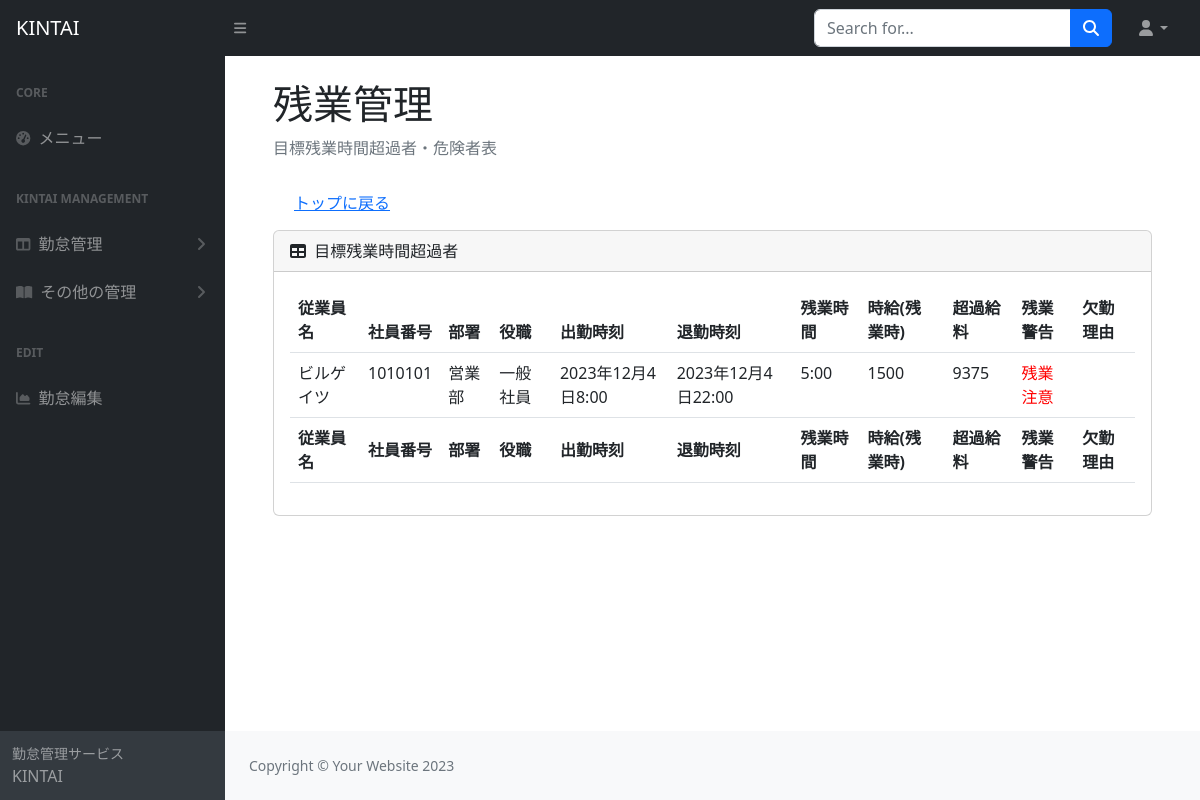
The page /top/kintai/overtime/ on the database its author committed.
### kintai/models.py (models this page shows, shortened)
class KintaiModel(models.Model):
  employee = models.ForeignKey(
    Employee,
    on_delete = models.PROTECT,
    verbose_name ='従業員',
    default = None,
  )
  checkin = models.DateTimeField(
    verbose_name = '出勤時刻'
  )
  checkout = models.DateTimeField(
    verbose_name ='退勤時刻'
  )
  overtime = models.TimeField(
    verbose_name ='残業時間',
    default = '0:00:00'
  )
  hourlypaycheck = models.IntegerField(
      verbose_name="時給(残業時)",
  )
  overpaycheck = models.IntegerField(
    verbose_name = '超過給料'
  )
  """
  overtimealert = models.CharField(
    verbose_name = '残業警告',
    max_length=50,
    default='問題なし',
    blank = True,
  )
  """
  @property
  def overtimealert(self):
    overtime = (self.checkout - self.checkin - datetime.timedelta(hours=9)).seconds
    overtimetarget = (Overtimetarget.objects.last().name.hour * 60 + Overtimetarget.objects.last().name.minute) * 60
    if overtime >= overtimetarget:
      return '残業注意'
    else:
      return ''
  reasonforabsense = models.CharField(
    max_length=50,
    verbose_name = '欠勤理由',
    blank = True,
  )

class Employee(models.Model):
  name = models.CharField(
  max_length=50,
  verbose_name ='従業員名'
  )
  number = models.IntegerField(
  verbose_name ='従業員番号'
  )
  department = models.ForeignKey(
    Department,
    on_delete = models.PROTECT,
    verbose_name="部署名",
    default = None,
    )
  position = models.ForeignKey(
    Position,
    on_delete = models.PROTECT,
    verbose_name="役職名",
    default = None,
    )

class Department(models.Model):
  name = models.CharField(
      verbose_name="部署名",
      max_length=50,
      )
  def __str__(self):
    return self.name

class Position(models.Model):
  name = models.CharField(
    verbose_name="役職名",
    max_length=50,
  )
  def __str__(self):
    return self.name

class Overtimetarget(models.Model):
  name = models.TimeField(
   verbose_name='目標残業時間',
   default = '0:00:00',
  )

### kintai/views.py (the view)
# urls.py: path('kintai/overtime/', views.overtimefunc, name='overtime'),
def overtimefunc(request):
  overtimetarget = Overtimetarget.objects.last()
  filtered_data = KintaiModel.objects.filter(overtime__gt = overtimetarget.name)
  """
  for item in filtered_data:
    if item.overtime > overtimetarget.name:
      item.overtimealert = '残業注意'
    else:
      item.overtimealert = '問題なし'
  """
  return render(request, 'kintaiapp/overtime.html', {'filtered_data':filtered_data})

### kintai/templates/kintaiapp/overtime.html
{% extends 'base.html' %}
{% block content %}
<main>
  <div class="container-fluid px-4">
    <h1 class="mt-4">残業管理</h1>
    <ol class="breadcrumb mb-4">
      <li class="breadcrumb-item active">目標残業時間超過者・危険者表</li>
    </ol>
    <div class="m-2">
      <a href="{% url 'kintaitop' %}" class="btn btn-link" tabindex="-1" role="button" aria-disabled="true">トップに戻る</a>
    </div>
    <div class="card mb-4">
      <div class="card-header">
        <i class="fas fa-table me-1"></i>
        目標残業時間超過者
      </div>
      <div class="card-body">
        <table class="table" id="datatablesSimple">
          <thead>
            <tr>
              <th>従業員名</th>
              <th>社員番号</th>
              <th>部署</th>
              <th>役職</th>
              <th>出勤時刻</th>
              <th>退勤時刻</th>
              <th>残業時間</th>
              <th>時給(残業時)</th>
              <th>超過給料</th>
              <th>残業警告</th>
              <th>欠勤理由</th>
            </tr>
          </thead>
          <tfoot>
            <tr>
              <th>従業員名</th>
              <th>社員番号</th>
              <th>部署</th>
              <th>役職</th>
              <th>出勤時刻</th>
              <th>退勤時刻</th>
              <th>残業時間</th>
              <th>時給(残業時)</th>
              <th>超過給料</th>
              <th>残業警告</th>
              <th>欠勤理由</th>
            </tr>
          </tfoot>
          <tbody>
            {% for item in filtered_data %}
            <tr>
              <td>{{ item.employee.name }}</td>
              <td>{{ item.employee.number }}</td>
              <td>{{ item.employee.department }}</td>
              <td>{{ item.employee.position }}</td>
              <td>{{ item.checkin }}</td>
              <td>{{ item.checkout }}</td>
              <td>{{ item.overtime }}</td>
              <td>{{ item.hourlypaycheck }}</td>
              <td>{{ item.overpaycheck }}</td>
              <td style="color: red">{{ item.overtimealert }}</td>
              <td>{{ item.reasonforabsense }}</td>
            </tr>
            {% endfor %}
          </tbody>
        </table>
      </div>
    </div>
  </div>
</main>
{% endblock %}

### rows shown on the page
KintaiModel: employee.name "ビルゲイツ", employee.number "1010101", employee.department "営業部", employee.position "一般社員", checkin "2023年12月4日8:00", checkout "2023年12月4日22:00", overtime "5:00", hourlypaycheck "1500", overpaycheck "9375", overtimealert "残業注意"
